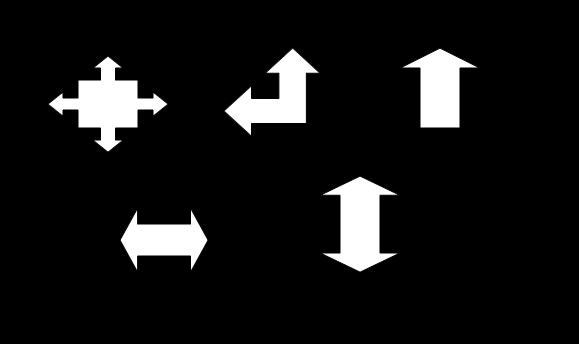
#> input picture Skimage0.11/Skimage0.11/progs_figures/progs_figures/morphology/Figures/thickening_input.png, 579 x 344 px, found by its file name
$ python pb_hitormiss.py   (older library calls are emulated)
#> lines starting #> are read from the running program, lines starting #| are printed output that depends on the picture; after the words box and inside, x2 and y2 are one past the last pixel; in counts of white or black regions, pixels touching at a corner belong together
from scipy.misc import toimage, fromimage
from PIL import Image
import numpy as np
import scipy.ndimage as snd

# opening the image and converting it to grayscale
a = Image.open('../figures/thickening_input.png').convert('L')
# defining the structuring element
structure1 = np.array([[1, 1, 0], [1, 1, 1],
             [1, 1, 1]])
# performing the binary hit-or-miss
b = snd.morphology.binary_hit_or_miss(a,
    structure1=structure1)
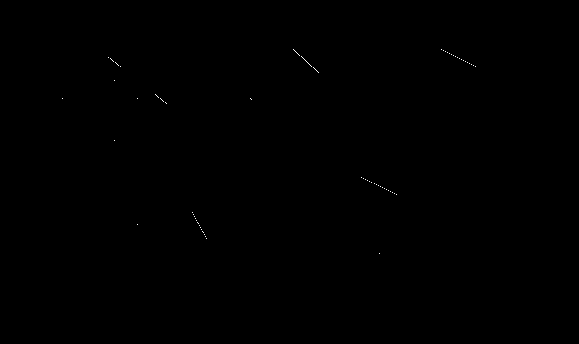
#> b: shape (344, 579) bool; 0.05% white in thin lines or dots, all inside (x1, y1, x2, y2) = (62, 49, 476, 254)
# b is converted from an ndarray to an image
#> (the run stopped early here; a loop or call above may not have finished)
